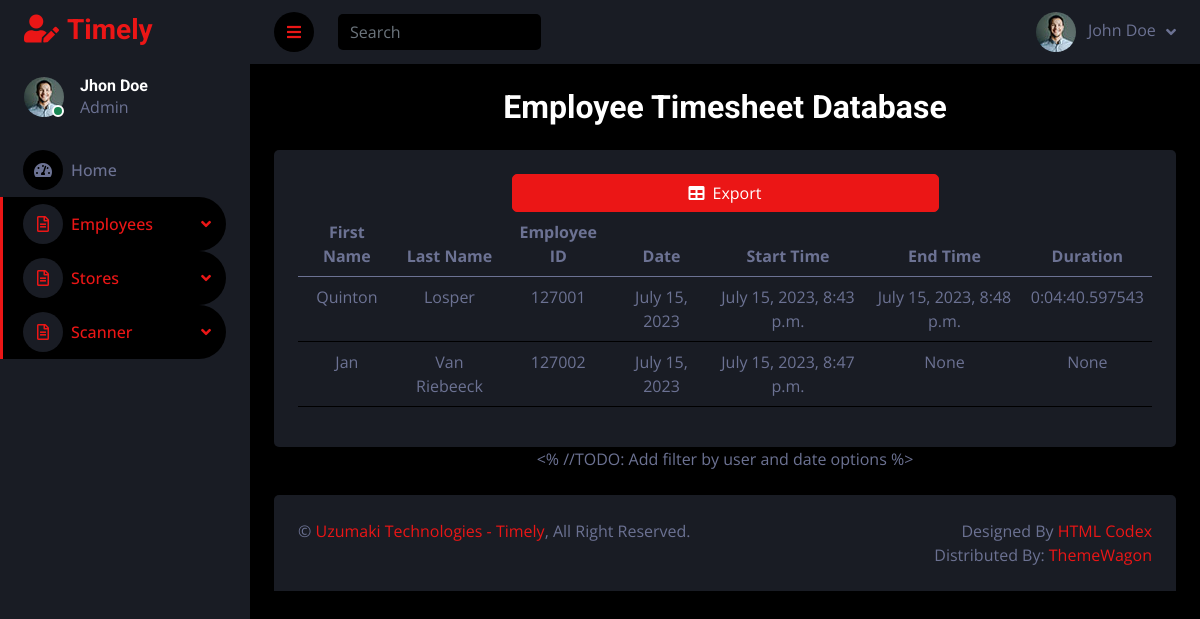
The app's page /scanner/timesheets/, older data.
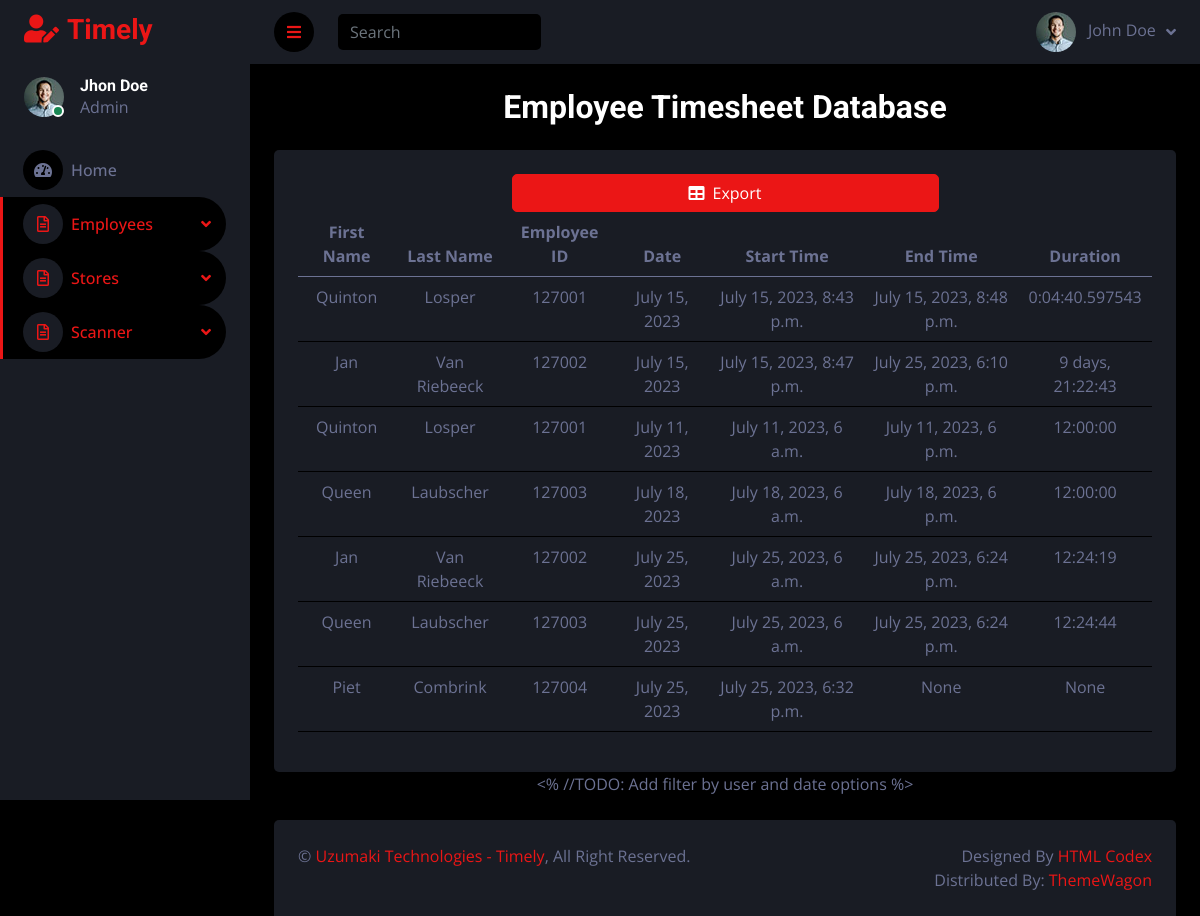
The same page, newer data.
### scanner/models.py (models this page shows, shortened)
class Timesheet(models.Model):
    user = models.ForeignKey(UserModel, on_delete=models.CASCADE)
    enter_date=models.DateField(default=timezone.now)
    enter_time = models.DateTimeField()
    leave_time = models.DateTimeField(null=True, blank=True)
    duration = models.DurationField(null=True, blank=True)

### employees/models.py (models this page shows, shortened)
class UserModel(models.Model):
    firstName = models.CharField(max_length=100)
    lastName = models.CharField(max_length=100)
    email = models.EmailField(max_length=100)
    employeeID = models.CharField(max_length=20,unique=True)
    date_joined = models.DateField()
    dob = models.DateField()
    job_title = models.CharField(max_length=50)
    address=models.CharField(max_length=200)
    phone_number = PhoneNumberField(blank=False,region="ZA",unique=True)
    emergency_contact = PhoneNumberField(blank=False,region="ZA",unique=True)
    contractHours = models.DecimalField(decimal_places=2,max_digits=100)
    salary = models.DecimalField(decimal_places=2, max_digits=100)
    profileImage = models.ImageField(upload_to='identification/profiles/')
    working_status = models.BooleanField(default=True)
    qr_code = models.ImageField(upload_to='', blank=True)
    created_at = models.DateTimeField(auto_now_add=True)
    updated_at = models.DateTimeField(auto_now=True)
    is_security = models.BooleanField(default=False)
    def __init__(self, *args, **kwargs):
        super().__init__(*args, **kwargs)
        self.__original_employeeID = self.employeeID

### scanner/views.py (the view)
# urls.py: path('timesheets/',views.TimesheetModelListView.as_view(),name="timesheets"),
class TimesheetModelListView(ListView):
    model = Timesheet
    template_name = 'scanner/timesheettable.html'
    context_object_name = 'time_model'

### scanner/templates/scanner/timesheettable.html (shortened to what this page needs)
{% extends "base.html" %}
{% load static %}
{% block content %}
<h2 class="mb-4">Employee Timesheet Database</h2>
    <div class="">
        <div class="bg-secondary rounded h-100 p-4">
            <form method="post" action="{% url 'scanner:export_to_csv' %}">
                <button id="exportButton" type="submit" class="btn btn-primary  w-50"><i class="fa fa-table me-2"></i>Export</button>
            </form>
            <table class="table">
                <thead>
                    <tr>
                        <th scope="col">First Name</th>
                        <th scope="col">Last Name</th>
                        <th scope="col">Employee ID</th>
                        <th scope="col">Date</th>
                        <th scope="col">Start Time</th>
                        <th scope="col">End Time</th>
                        <th scope="col">Duration</th>
                    </tr>
                </thead>
                <tbody>
                    {% for timesheet in time_model %}
                    <tr>
                    <td>{{ timesheet.user.firstName }}</td>
                    <td>{{ timesheet.user.lastName }}</td>
                    <td>{{ timesheet.user.employeeID }}</td>
                    <td>{{ timesheet.enter_date }}</td>
                    <td>{{ timesheet.enter_time }}</td>
                    <td>{{ timesheet.leave_time }}</td>
                    <td>{{ timesheet.duration }}</td>
                    </tr>
                {% endfor %}
                </tbody>
            </table>
        </div>
    </div>
    <% //TODO: Add filter by user and date options %>
{% endblock %}

### templates/base.html (shortened to what this page needs)
<!DOCTYPE html>
{% load static %}
<html>
    <head>
        {% block head %}
            <link href="https://cdnjs.cloudflare.com/ajax/libs/font-awesome/5.10.0/css/all.min.css" rel="stylesheet">
            <link href="https://cdn.jsdelivr.net/npm/bootstrap-icons@1.4.1/font/bootstrap-icons.css" rel="stylesheet">
            <link href="{% static 'lib/owlcarousel/assets/owl.carousel.min.css' %}" rel="stylesheet">
            <link href="{% static 'lib/tempusdominus/css/tempusdominus-bootstrap-4.min.css' %}" rel="stylesheet" />
            <link href="{% static 'css/bootstrap.min.css' %}" rel="stylesheet">
            <link href="{% static 'css/style.css' %}" rel="stylesheet">
            <link rel="stylesheet" href="https://cdnjs.cloudflare.com/ajax/libs/bootstrap-datepicker/1.9.0/css/bootstrap-datepicker.min.css">
        {% endblock %}
    </head>
    <body>
        <div class="container-fluid position-relative d-flex p-0">
            {% include 'sidebar.html' %}
            <div class="content">
                {% include 'navbar.html'%}
                <div class="container-fluid pt-4 px-4">
                    <div class="">
                        <div class="text-center">
                            {% block content %}
                            {% endblock %}
                        </div>
                    </div>
                </div>
                {% include 'footer.html' %}
            </div>
        </div>
    </body>
</html>

### templates/sidebar.html (shortened to what this page needs)
{% load static %}
      <div class="sidebar pe-4 pb-3">
        <nav class="navbar bg-secondary navbar-dark">
            <a href="{% url 'home:index' %}" class="navbar-brand mx-4 mb-3">
                <h3 class="text-primary"><i class="fa fa-user-edit me-2"></i>Timely</h3>
            </a>
            <div class="d-flex align-items-center ms-4 mb-4">
                <div class="position-relative">
                    <img class="rounded-circle" src="{% static 'img/user.jpg'%}" alt="" style="width: 40px; height: 40px;">
                    <div class="bg-success rounded-circle border border-2 border-white position-absolute end-0 bottom-0 p-1"></div>
                </div>
                <div class="ms-3">
                    <h6 class="mb-0">Jhon Doe</h6>
                    <span>Admin</span>
                </div>
            </div>
            <div class="navbar-nav w-100">
                <a href="{% url 'home:index' %}" class="nav-item nav-link"><i class="fa fa-tachometer-alt me-2"></i>Home</a>
                <div class="nav-item dropdown">
                    <a href="{% url 'employees:index' %}" class="nav-link dropdown-toggle active" data-bs-toggle="dropdown"><i class="far fa-file-alt me-2"></i>Employees</a>
                </div>
                <div class="nav-item dropdown">
                    <a href="{% url 'employees:index' %}" class="nav-link dropdown-toggle active" data-bs-toggle="dropdown"><i class="far fa-file-alt me-2"></i>Stores</a>
                </div>
                <div class="nav-item dropdown">
                    <a href="{% url 'employees:index' %}" class="nav-link dropdown-toggle active" data-bs-toggle="dropdown"><i class="far fa-file-alt me-2"></i>Scanner</a>
                </div>
            </div>
        </nav>
    </div>

### templates/navbar.html (shortened to what this page needs)
{% load static %}
  <nav class="navbar navbar-expand bg-secondary navbar-dark sticky-top px-4 py-0">
    <a href="#" class="sidebar-toggler flex-shrink-0">
        <i class="fa fa-bars"></i>
    </a>
    <form class="d-none d-md-flex ms-4">
        <input class="form-control bg-dark border-0" type="search" placeholder="Search">
    </form>
    <div class="navbar-nav align-items-center ms-auto">
        <div class="nav-item dropdown">
            <a href="#" class="nav-link dropdown-toggle" data-bs-toggle="dropdown">
                <img class="rounded-circle me-lg-2" src="{% static 'img/user.jpg' %}" alt="" style="width: 40px; height: 40px;">
                <span class="d-none d-lg-inline-flex">John Doe</span>
            </a>
        </div>
    </div>
</nav>

### templates/footer.html
{% load static %}
<footer>
    <div class="container-fluid pt-4 px-4">
        <div class="bg-secondary rounded-top p-4">
            <div class="row">
                <div class="col-12 col-sm-6 text-center text-sm-start">
                    &copy; <a href="#">Uzumaki Technologies - Timely</a>, All Right Reserved.
                </div>
                <div class="col-12 col-sm-6 text-center text-sm-end">
                    Designed By <a href="https://htmlcodex.com">HTML Codex</a>
                    <br>Distributed By: <a href="https://themewagon.com" target="_blank">ThemeWagon</a>
                </div>
            </div>
        </div>
    </div>
</footer>

### static/css/style.css (style rules this page uses)
:root { --primary: #EB1616; --secondary: #191C24; --light: #6C7293; --dark: #000000; }
.btn { transition: .5s; }
.sidebar { position: fixed; top: 0; left: 0; bottom: 0; width: 250px; height: 100vh; overflow-y: auto; background: var(--secondary); transition: 0.5s; z-index: 999; }
.content { margin-left: 250px; min-height: 100vh; background: var(--dark); transition: 0.5s; }
@media (min-width: 992px) { .sidebar { margin-left: 0; } }
@media (min-width: 992px) { .content { width: calc(100% - 250px); } }
.sidebar .navbar .navbar-nav .nav-link { padding: 7px 20px; color: var(--light); font-weight: 500; border-left: 3px solid var(--secondary); border-radius: 0 30px 30px 0; outline: none; }
.sidebar .navbar .navbar-nav .nav-link:hover, .sidebar .navbar .navbar-nav .nav-link.active { color: var(--primary); background: var(--dark); border-color: var(--primary); }
.sidebar .navbar .navbar-nav .nav-link i { width: 40px; height: 40px; display: inline-flex; align-items: center; justify-content: center; background: var(--dark); border-radius: 40px; }
.sidebar .navbar .navbar-nav .nav-link:hover i, .sidebar .navbar .navbar-nav .nav-link.active i { background: var(--secondary); }
.sidebar .navbar .dropdown-toggle::after { position: absolute; top: 15px; right: 15px; border: none; content: "\f107"; font-family: "Font Awesome 5 Free"; font-weight: 900; transition: .5s; }
.content .navbar .navbar-nav .nav-link { margin-left: 25px; padding: 12px 0; color: var(--light); outline: none; }
.content .navbar .sidebar-toggler, .content .navbar .navbar-nav .nav-link i { width: 40px; height: 40px; display: inline-flex; align-items: center; justify-content: center; background: var(--dark); border-radius: 40px; }
.content .navbar .dropdown-toggle::after { margin-left: 6px; vertical-align: middle; border: none; content: "\f107"; font-family: "Font Awesome 5 Free"; font-weight: 900; transition: .5s; }

Row changes from the older to the newer data that the page shows:
changed Timesheet: leave_time "None" → "July 25, 2023, 6:10 p.m."; duration "None" → "9 days, 21:22:43"
added Timesheet: user.firstName "Quinton", user.lastName "Losper", user.employeeID "127001", enter_date "July 11, 2023", enter_time "July 11, 2023, 6 a.m.", leave_time "July 11, 2023, 6 p.m.", duration "12:00:00"
added Timesheet: user.firstName "Queen", user.lastName "Laubscher", user.employeeID "127003", enter_date "July 18, 2023", enter_time "July 18, 2023, 6 a.m.", leave_time "July 18, 2023, 6 p.m.", duration "12:00:00"
added Timesheet: user.firstName "Jan", user.lastName "Van Riebeeck", user.employeeID "127002", enter_date "July 25, 2023", enter_time "July 25, 2023, 6 a.m.", leave_time "July 25, 2023, 6:24 p.m.", duration "12:24:19"
added Timesheet: user.firstName "Queen", user.lastName "Laubscher", user.employeeID "127003", enter_date "July 25, 2023", enter_time "July 25, 2023, 6 a.m.", leave_time "July 25, 2023, 6:24 p.m.", duration "12:24:44"
added Timesheet: user.firstName "Piet", user.lastName "Combrink", user.employeeID "127004", enter_date "July 25, 2023", enter_time "July 25, 2023, 6:32 p.m.", leave_time "None", duration "None"
